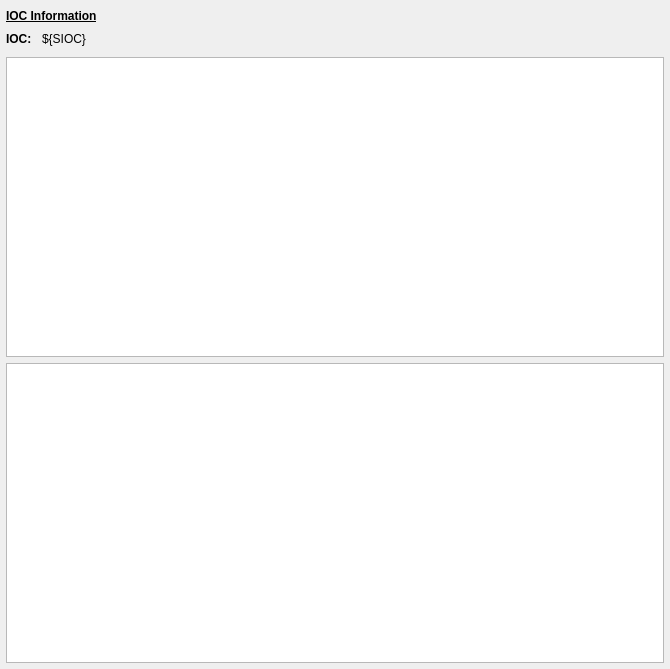
<?xml version="1.0" encoding="UTF-8"?>
<ui version="4.0">
 <class>Form</class>
 <widget class="QWidget" name="Form">
  <property name="geometry">
   <rect>
    <x>0</x>
    <y>0</y>
    <width>670</width>
    <height>669</height>
   </rect>
  </property>
  <property name="windowTitle">
   <string>Phase/Amplitude Waveform - ${DEV}</string>
  </property>
  <layout class="QVBoxLayout" name="verticalLayout" stretch="0,0,0">
   <property name="spacing">
    <number>6</number>
   </property>
   <property name="leftMargin">
    <number>6</number>
   </property>
   <property name="topMargin">
    <number>6</number>
   </property>
   <property name="rightMargin">
    <number>6</number>
   </property>
   <property name="bottomMargin">
    <number>6</number>
   </property>
   <item>
    <layout class="QGridLayout" name="gridLayout">
     <property name="topMargin">
      <number>0</number>
     </property>
     <item row="1" column="0">
      <widget class="QLabel" name="label_2">
       <property name="maximumSize">
        <size>
         <width>30</width>
         <height>16777215</height>
        </size>
       </property>
       <property name="font">
        <font>
         <weight>75</weight>
         <bold>true</bold>
        </font>
       </property>
       <property name="text">
        <string>IOC: </string>
       </property>
      </widget>
     </item>
     <item row="0" column="2">
      <spacer name="horizontalSpacer">
       <property name="orientation">
        <enum>Qt::Horizontal</enum>
       </property>
       <property name="sizeHint" stdset="0">
        <size>
         <width>40</width>
         <height>20</height>
        </size>
       </property>
      </spacer>
     </item>
     <item row="1" column="1">
      <widget class="PyDMLabel" name="PyDMLabel">
       <property name="toolTip">
        <string/>
       </property>
       <property name="text">
        <string>${SIOC}</string>
       </property>
      </widget>
     </item>
     <item row="0" column="0" colspan="2">
      <widget class="QLabel" name="label">
       <property name="font">
        <font>
         <weight>75</weight>
         <bold>true</bold>
         <underline>true</underline>
        </font>
       </property>
       <property name="text">
        <string>IOC Information</string>
       </property>
      </widget>
     </item>
    </layout>
   </item>
   <item>
    <spacer name="verticalSpacer">
     <property name="orientation">
      <enum>Qt::Vertical</enum>
     </property>
     <property name="sizeType">
      <enum>QSizePolicy::Fixed</enum>
     </property>
     <property name="sizeHint" stdset="0">
      <size>
       <width>20</width>
       <height>5</height>
      </size>
     </property>
    </spacer>
   </item>
   <item>
    <layout class="QVBoxLayout" name="verticalLayout_2">
     <property name="leftMargin">
      <number>0</number>
     </property>
     <property name="topMargin">
      <number>0</number>
     </property>
     <property name="rightMargin">
      <number>0</number>
     </property>
     <property name="bottomMargin">
      <number>0</number>
     </property>
     <item>
      <widget class="PyDMWaveformPlot" name="PyDMWaveformPlot">
       <property name="toolTip">
        <string/>
       </property>
       <property name="backgroundBrush">
        <brush brushstyle="SolidPattern">
         <color alpha="255">
          <red>25</red>
          <green>25</green>
          <blue>25</blue>
         </color>
        </brush>
       </property>
       <property name="showXGrid">
        <bool>true</bool>
       </property>
       <property name="showYGrid">
        <bool>true</bool>
       </property>
       <property name="axisColor">
        <color>
         <red>222</red>
         <green>222</green>
         <blue>222</blue>
        </color>
       </property>
       <property name="yAxes">
        <stringlist>
         <string>{&quot;name&quot;: &quot;Axis 1&quot;, &quot;orientation&quot;: &quot;left&quot;, &quot;label&quot;: null, &quot;minRange&quot;: -1.0, &quot;maxRange&quot;: 1.0, &quot;autoRange&quot;: true, &quot;logMode&quot;: false}</string>
        </stringlist>
       </property>
       <property name="title" stdset="0">
        <string>Amplitude Waveform - CH ${N}</string>
       </property>
       <property name="xLabels">
        <stringlist>
         <string>Time (us)</string>
        </stringlist>
       </property>
       <property name="showLegend">
        <bool>false</bool>
       </property>
       <property name="curves">
        <stringlist>
         <string>{&quot;y_channel&quot;: &quot;ca://${DEV}:AWF${N}&quot;, &quot;x_channel&quot;: &quot;ca://${DEV}:XWF&quot;, &quot;plot_style&quot;: null, &quot;name&quot;: &quot;Amplitude&quot;, &quot;color&quot;: &quot;#ff3232&quot;, &quot;lineStyle&quot;: 1, &quot;lineWidth&quot;: 2, &quot;symbol&quot;: null, &quot;symbolSize&quot;: 10, &quot;yAxisName&quot;: &quot;Axis 1&quot;, &quot;barWidth&quot;: null, &quot;upperThreshold&quot;: null, &quot;lowerThreshold&quot;: null, &quot;thresholdColor&quot;: &quot;white&quot;, &quot;redraw_mode&quot;: 2}</string>
        </stringlist>
       </property>
       <property name="yLabels" stdset="0">
        <stringlist>
         <string>Amplitude (norm)</string>
        </stringlist>
       </property>
      </widget>
     </item>
     <item>
      <widget class="PyDMWaveformPlot" name="PyDMWaveformPlot_2">
       <property name="toolTip">
        <string/>
       </property>
       <property name="backgroundBrush">
        <brush brushstyle="SolidPattern">
         <color alpha="255">
          <red>25</red>
          <green>25</green>
          <blue>25</blue>
         </color>
        </brush>
       </property>
       <property name="showXGrid">
        <bool>true</bool>
       </property>
       <property name="showYGrid">
        <bool>true</bool>
       </property>
       <property name="axisColor">
        <color>
         <red>222</red>
         <green>222</green>
         <blue>222</blue>
        </color>
       </property>
       <property name="yAxes">
        <stringlist>
         <string>{&quot;name&quot;: &quot;Axis 1&quot;, &quot;orientation&quot;: &quot;left&quot;, &quot;label&quot;: null, &quot;minRange&quot;: -1.0, &quot;maxRange&quot;: 1.0, &quot;autoRange&quot;: true, &quot;logMode&quot;: false}</string>
        </stringlist>
       </property>
       <property name="title" stdset="0">
        <string>Phase Waveform - CH ${N}</string>
       </property>
       <property name="xLabels">
        <stringlist>
         <string>Time (us)</string>
        </stringlist>
       </property>
       <property name="showLegend">
        <bool>false</bool>
       </property>
       <property name="curves">
        <stringlist>
         <string>{&quot;y_channel&quot;: &quot;ca://${DEV}:PWF${N}&quot;, &quot;x_channel&quot;: &quot;ca://${DEV}:XWF&quot;, &quot;plot_style&quot;: &quot;Line&quot;, &quot;name&quot;: &quot;Phase&quot;, &quot;color&quot;: &quot;cyan&quot;, &quot;lineStyle&quot;: 1, &quot;lineWidth&quot;: 2, &quot;symbol&quot;: null, &quot;symbolSize&quot;: 10, &quot;yAxisName&quot;: &quot;Axis 1&quot;, &quot;barWidth&quot;: null, &quot;upperThreshold&quot;: null, &quot;lowerThreshold&quot;: null, &quot;thresholdColor&quot;: &quot;white&quot;, &quot;redraw_mode&quot;: 2}</string>
        </stringlist>
       </property>
       <property name="yLabels" stdset="0">
        <stringlist>
         <string>Phase (deg)</string>
        </stringlist>
       </property>
      </widget>
     </item>
    </layout>
   </item>
  </layout>
 </widget>
 <customwidgets>
  <customwidget>
   <class>PyDMLabel</class>
   <extends>QLabel</extends>
   <header>pydm.widgets.label</header>
  </customwidget>
  <customwidget>
   <class>PyDMWaveformPlot</class>
   <extends>QGraphicsView</extends>
   <header>pydm.widgets.waveformplot</header>
  </customwidget>
 </customwidgets>
 <resources/>
 <connections/>
</ui>
